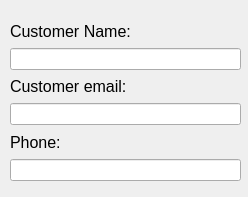
<?xml version="1.0" encoding="UTF-8"?>
<ui version="4.0">
 <class>customer_entry</class>
 <widget class="QDialog" name="customer_entry">
  <property name="geometry">
   <rect>
    <x>0</x>
    <y>0</y>
    <width>248</width>
    <height>197</height>
   </rect>
  </property>
  <property name="windowTitle">
   <string>Dialog</string>
  </property>
  <widget class="QWidget" name="layoutWidget">
   <property name="geometry">
    <rect>
     <x>10</x>
     <y>20</y>
     <width>231</width>
     <height>161</height>
    </rect>
   </property>
   <layout class="QVBoxLayout" name="verticalLayout_5">
    <item>
     <layout class="QVBoxLayout" name="verticalLayout">
      <item>
       <widget class="QLabel" name="label">
        <property name="font">
         <font>
          <pointsize>12</pointsize>
         </font>
        </property>
        <property name="text">
         <string>Customer Name:</string>
        </property>
       </widget>
      </item>
      <item>
       <widget class="QLineEdit" name="lineEdit"/>
      </item>
     </layout>
    </item>
    <item>
     <layout class="QVBoxLayout" name="verticalLayout_2">
      <item>
       <widget class="QLabel" name="label_2">
        <property name="font">
         <font>
          <pointsize>12</pointsize>
         </font>
        </property>
        <property name="text">
         <string>Customer email:</string>
        </property>
       </widget>
      </item>
      <item>
       <widget class="QLineEdit" name="lineEdit_2"/>
      </item>
     </layout>
    </item>
    <item>
     <layout class="QVBoxLayout" name="verticalLayout_3">
      <item>
       <widget class="QLabel" name="label_3">
        <property name="font">
         <font>
          <pointsize>12</pointsize>
         </font>
        </property>
        <property name="text">
         <string>Phone:</string>
        </property>
       </widget>
      </item>
      <item>
       <widget class="QLineEdit" name="lineEdit_3"/>
      </item>
     </layout>
    </item>
   </layout>
  </widget>
 </widget>
 <resources/>
 <connections/>
</ui>
